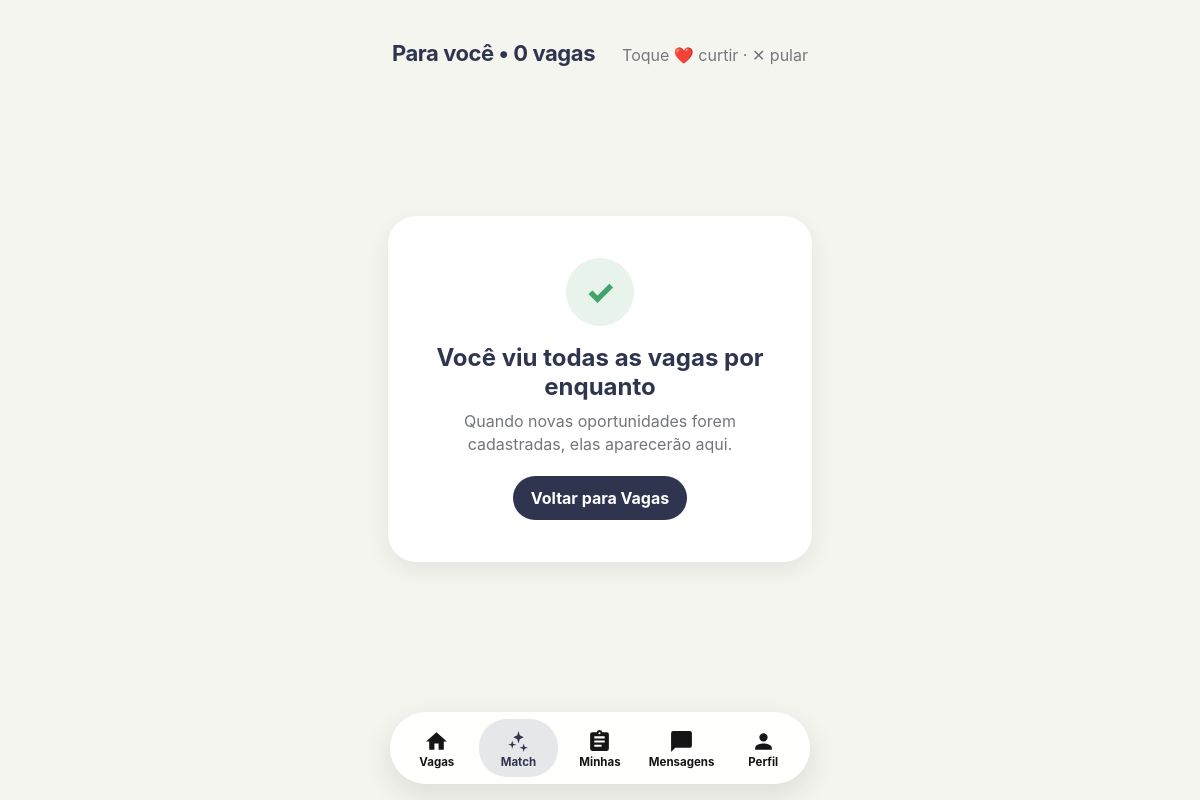
Before: /match/ (signed in) with the older database file.
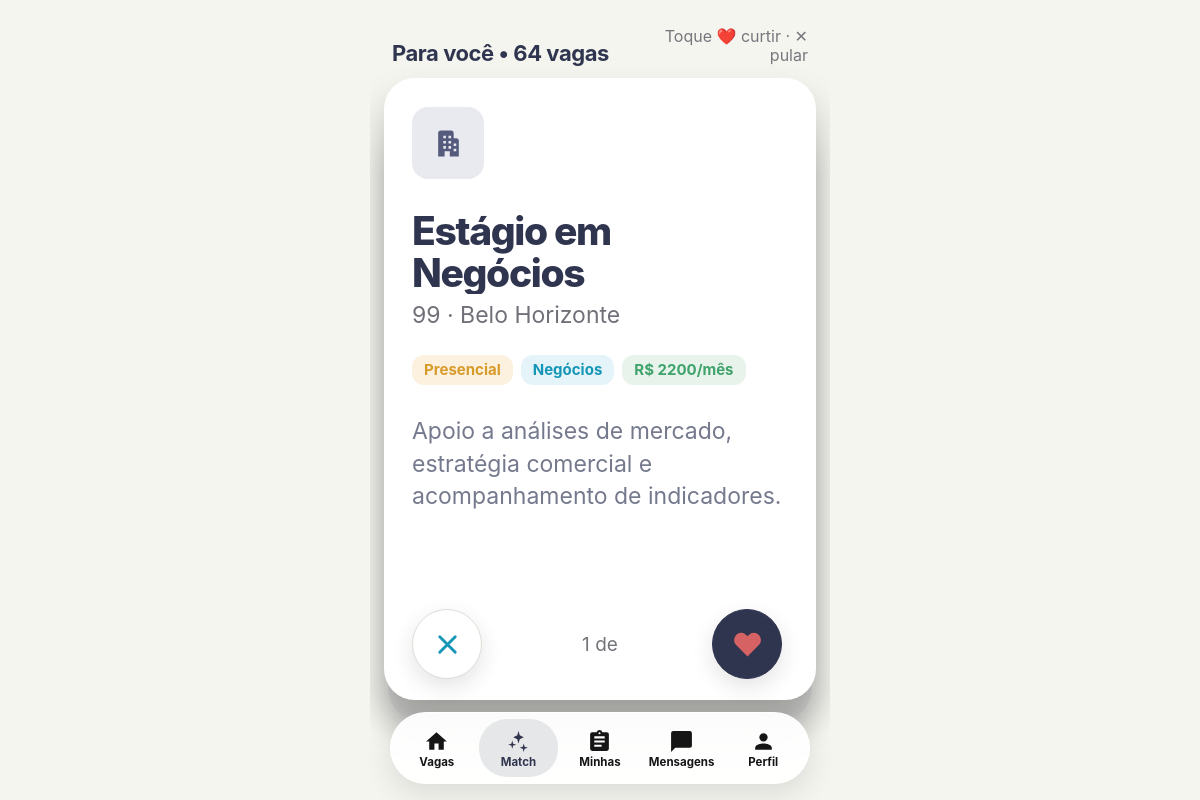
After: the same page with the newer database file.
### connectoapp/models.py (models this page shows, shortened)
class Oportunidade(models.Model):
    MODALIDADES = [
        ("Presencial", "Presencial"),
        ("Híbrido", "Híbrido"),
        ("Remoto", "Remoto"),
    ]
    titulo = models.CharField(max_length=120)
    descricao = models.TextField()
    instituicao = models.CharField(max_length=100, blank=True)
    prazo = models.DateField(null=True, blank=True)
    empresa = models.ForeignKey(
        Empresa,
        on_delete=models.CASCADE,
        related_name="oportunidades",
    )
    cidade = models.CharField(max_length=100, blank=True)
    local = models.CharField(max_length=150, blank=True)
    modalidade = models.CharField(
        max_length=20,
        choices=MODALIDADES,
        default="Presencial",
    )
    area = models.CharField(max_length=100, blank=True)
    bolsa = models.DecimalField(max_digits=10, decimal_places=2, null=True, blank=True)
    requisitos = models.TextField(blank=True, help_text="Um requisito por linha")
    ativa = models.BooleanField(default=True)
    publicada_em = models.DateTimeField(auto_now_add=True)
    class Meta:
        ordering = ["-publicada_em", "-id"]

class Empresa(models.Model):
    nome = models.CharField(max_length=100)
    email = models.EmailField()
    descricao = models.TextField(blank=True)

### connectoapp/views.py (the view)
# urls.py: path("match/", views.match, name="match"),
@login_required
def match(request):
    candidaturas_ids = _ids_candidatados(request.user)
    descartadas_ids = VagaDescartada.objects.filter(
        usuario=request.user
    ).values_list("oportunidade_id", flat=True)
    disponiveis = (
        Oportunidade.objects.filter(ativa=True)
        .exclude(id__in=candidaturas_ids)
        .exclude(id__in=descartadas_ids)
        .select_related("empresa")
    )
    vaga = disponiveis.first()
    total_vagas = Oportunidade.objects.filter(ativa=True).count()
    processadas = (
        Candidatura.objects.filter(usuario=request.user, origem="match").count()
        + VagaDescartada.objects.filter(usuario=request.user).count()
    )
    contexto = {
        "vaga": vaga,
        "restantes": disponiveis.count(),
        "total_vagas": total_vagas,
        "posicao": min(processadas + 1, total_vagas) if total_vagas else 0,
    }
    return render(request, "match.html", contexto)

### connectoapp/views.py (called while the page is built)
def _ids_candidatados(usuario):
    return Candidatura.objects.filter(usuario=usuario).values_list(
        "oportunidade_id", flat=True
    )

### template/match.html (shortened to what this page needs)
{% load static %}
<!DOCTYPE html>
<html lang="pt-BR">
<head>
  <link rel="stylesheet" href="{% static 'connecto_ui.css' %}">
  <link rel="stylesheet" href="{% static 'match.css' %}">
</head>
<body class="connecto-page match-page">
  <main class="match-shell">
    <header class="match-topbar">
      <strong>Para você • {{ restantes }} vaga{{ restantes|pluralize:"s" }}</strong>
      <span>Toque ❤️ curtir · ✕ pular</span>
    </header>
    {% if vaga %}
      <section class="match-stack" aria-label="Vaga para avaliar">
        <article class="match-card" id="match-card">
          <div class="match-company-icon" aria-hidden="true">
            <svg viewBox="0 0 24 24" fill="currentColor">
              <path d="M4 22V4a2 2 0 0 1 2-2h8a2 2 0 0 1 2 2v4h2a2 2 0 0 1 2 2v12h-7v-4H9v4H4Zm4-16v2h2V6H8Zm0 4v2h2v-2H8Zm0 4v2h2v-2H8Zm4-8v2h2V6h-2Zm0 4v2h2v-2h-2Zm0 4v2h2v-2h-2Zm4-2v2h2v-2h-2Zm0 4v2h2v-2h-2Z"/>
            </svg>
          </div>
          <div class="match-card__content">
            <h1>{{ vaga.titulo }}</h1>
            <p class="match-company">
              {{ vaga.empresa.nome }}{% if vaga.cidade %} · {{ vaga.cidade }}{% endif %}
            </p>
            <div class="match-tags">
              {% if vaga.modalidade %}<span class="tag tag--work">{{ vaga.modalidade }}</span>{% endif %}
              {% if vaga.area %}<span class="tag tag--area">{{ vaga.area }}</span>{% endif %}
              {% if vaga.bolsa %}<span class="tag tag--money">R$ {{ vaga.bolsa|floatformat:0 }}/mês</span>{% endif %}
            </div>
            <p class="match-description">{{ vaga.descricao }}</p>
          </div>
          <div class="match-actions">
            <form method="post" action="{% url 'match_acao' vaga.id %}" id="skip-form">
              <button type="submit" id="skip-button" class="match-action match-action--skip" aria-label="Pular vaga">
                <svg viewBox="0 0 24 24" fill="none" stroke="currentColor" stroke-width="2.2" stroke-linecap="round" aria-hidden="true">
                  <path d="M6 6l12 12M18 6 6 18"/>
                </svg>
              </button>
            </form>
            <span class="match-progress">{{ posicao }} de {{ total_match }}</span>
            <form method="post" action="{% url 'match_acao' vaga.id %}" id="like-form">
              <button type="submit" id="like-button" class="match-action match-action--like" aria-label="Candidatar-se à vaga">
                <svg viewBox="0 0 24 24" fill="currentColor" aria-hidden="true">
                  <path d="M20.8 4.6a5.5 5.5 0 0 0-7.8 0L12 5.7l-1-1.1a5.5 5.5 0 0 0-7.8 7.8l1 1L12 21.2l7.8-7.8 1-1a5.5 5.5 0 0 0 0-7.8Z"/>
                </svg>
              </button>
            </form>
          </div>
        </article>
      </section>
    {% else %}
      <section class="match-empty">
        <div class="match-empty__icon">✓</div>
        <h1>Você viu todas as vagas por enquanto</h1>
        <p>Quando novas oportunidades forem cadastradas, elas aparecerão aqui.</p>
        <a href="{% url 'home' %}" class="primary-link">Voltar para Vagas</a>
      </section>
    {% endif %}
  </main>
  {% include 'includes/bottom_nav.html' with pagina_ativa='match' %}
</body>
</html>

Changed rows visible on the page:
added Oportunidade: titulo "Estágio em Negócios", empresa.nome "99", cidade "Belo Horizonte", modalidade "Presencial", area "Negócios", bolsa "2200", descricao "Apoio a análises de mercado, estratégia comercial e acompanhamento de indicadores."
Other visible differences:
{{ restantes }}: "0" → "64"
{{ posicao }}: (not shown) → "1"
text no longer shown: "✓ Você viu todas as vagas por enquanto Quando novas oportunidades forem cadastradas, elas aparecerão aqui. Voltar para Vagas"
text now shown: "· R$ /mês de"
